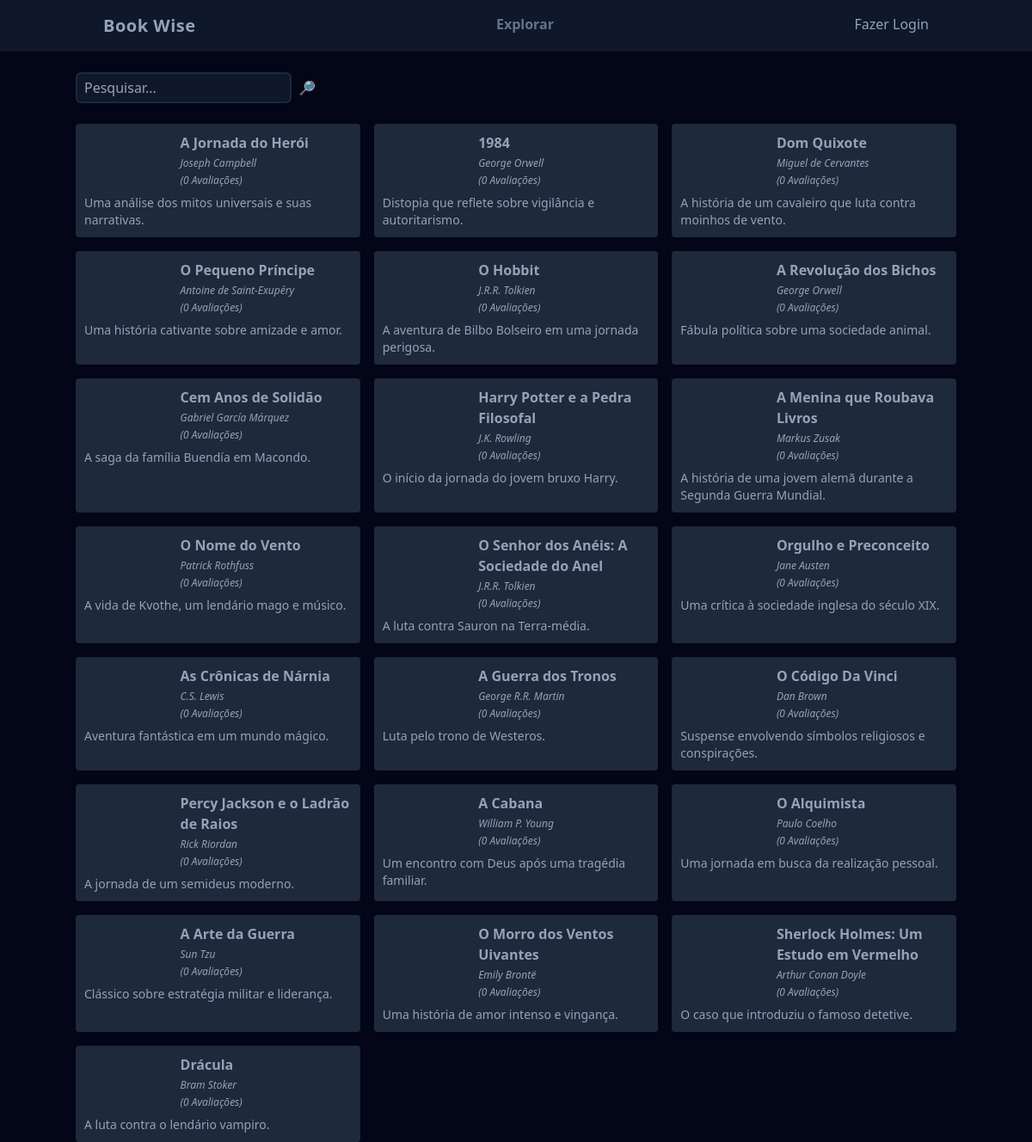
/, run on an earlier commit of the app's database.
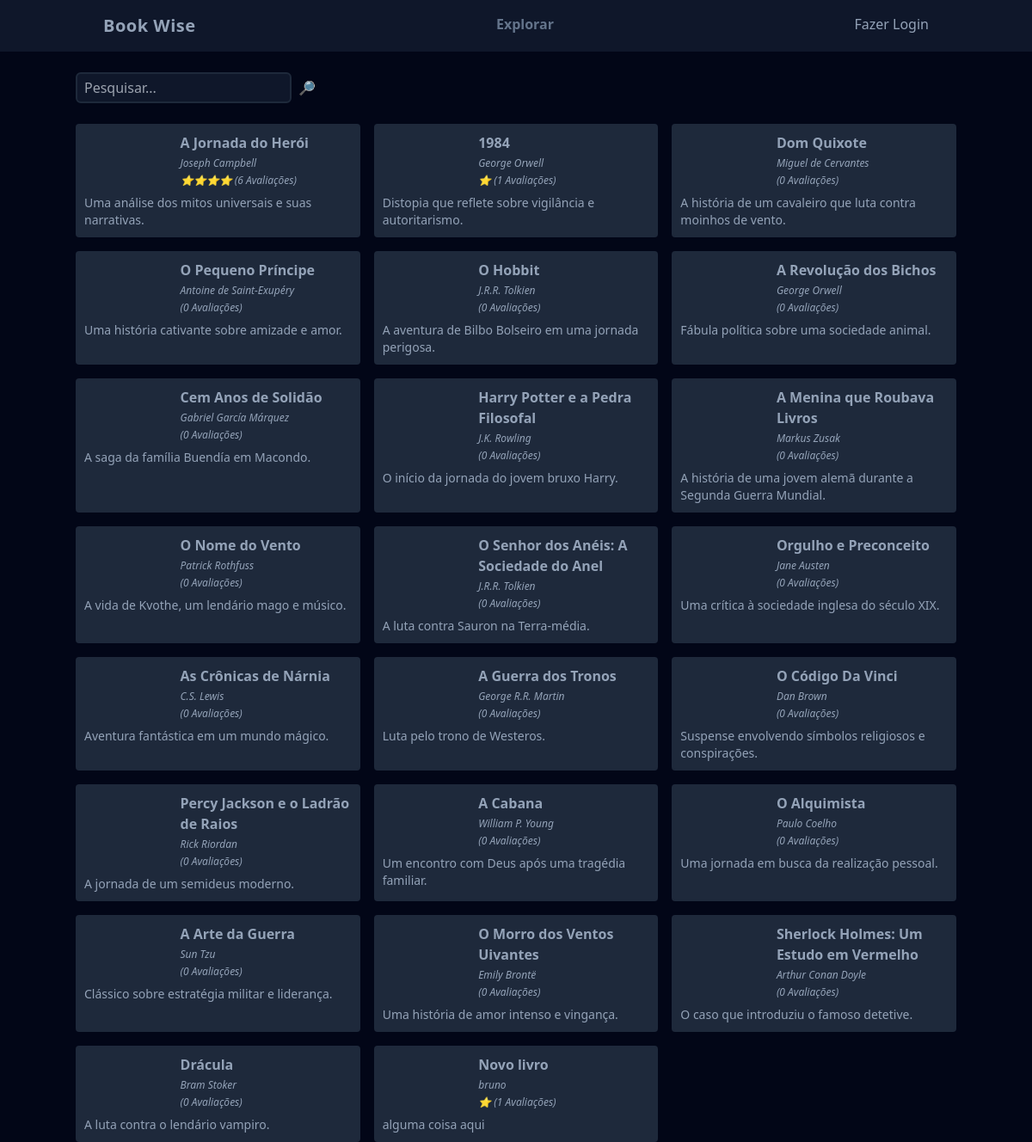
And on a later commit of the database.
### tables this page shows
CREATE TABLE livros (
  id INTEGER PRIMARY KEY,
  titulo VARCHAR(255),
  autor VARCHAR(100),
  descricao TEXT,
  ano_de_lancamento INTEGER,
  usuario_id INTEGER NOT NULL, "imagem",
  FOREIGN KEY (usuario_id) REFERENCES usuarios(id)
);

### functions.php (called while the page is built, shortened)
<?php
function view($view, $data = [])
{
    require "views/template/app.php";
}
function config($chave = null)
{
    $config = require 'config.php';
    if (strlen($chave) > 0) {
        return $config[$chave];
    }
    return $config;
}
function auth(){
    if(!isset($_SESSION['auth'])) return false;
    return $_SESSION['auth'];
}

### controllers/index.controller.php (called while the page is built)
<?php
$livros = Livro::all($_REQUEST['pesquisar'] ?? '');
view('index', compact('livros'));

### routes.php (called while the page is built, shortened)
<?php
$controller = str_replace('/', '', parse_url($_SERVER['REQUEST_URI'])['path']);
if (!$controller) $controller = 'index';
require "../controllers/{$controller}.controller.php";

### public/index.php (called while the page is built, shortened)
<?php
require '../models/Livro.php';
require '../functions.php';
require '../config.php';
require '../Database.php';
require '../routes.php';

### config.php (called while the page is built)
<?php
return [
    'database' => [
        'driver' => 'sqlite',
        'database' => '../database.sqlite',
    ],
];

### Database.php (called while the page is built, shortened)
<?php
class Database
{
    private $db;
    public function __construct($config)
    {
        $connectionString = $config['driver'] . ':' . $config['database'];
        $this->db = new PDO($connectionString);
    }
    public function query($query, $class = null, $params = [])
    {
        $prepare = $this->db->prepare($query);
        if ($class) {
            $prepare->setFetchMode(PDO::FETCH_CLASS, $class);
        }
        $prepare->execute($params);
        return $prepare;
    }
}

### models/Livro.php (called while the page is built, shortened)
<?php
class Livro
{
    public function query($where, $params){
        $database = new Database(config('database'));
        return $database->query(
         "
            select
            l.id, l.titulo, l.autor, l.descricao, l.ano_de_lancamento, l.imagem,
            round(sum(a.nota)/5.0) as nota_avaliacao,
            count(a.id) as count_avaliacoes
            from
            livros l
            left join avaliacoes a on a.livro_id = l.id
            where $where
            group by l.id,
            l.titulo,
            l.autor,
            l.descricao,
            l.ano_de_lancamento,
            l.imagem
            ", livro::class,
            $params);
    }
    public static function all($filtro = ''){
        return (new self)->query('titulo like :filtro', ['filtro' => "%$filtro%"])->fetchAll();
    }
}

### views/partials/_livros.php (the view, shortened to what this page needs)
<div class="p-2 rounded border-slate-800 border-2 bg-slate-800">
    <div class="flex gap-2">
        <div class="w-1/3">
        </div>
        <div class="flex flex-col gap-1">
            <a href="livro?id=<?= $livro->id ?>" class="font-semibold" hover: underline><?= $livro->titulo ?></a>
            <div class="text-xs italic"><?= $livro->autor ?></div>
            <div class="text-xs italic">
            <?= str_repeat('⭐', max(0, (int) $livro->nota_avaliacao)) ?>
            (<?= $livro->count_avaliacoes ?> Avaliações)
</div>
        </div>
    </div>
    <div class="text-sm mt-2"><?= $livro->descricao ?></div>
</div>

### views/template/app.php (shortened to what this page needs)
<!DOCTYPE html>
<html lang="pt-br">
<head>
    <script src="https://cdn.tailwindcss.com"></script>
</head>
<body class="bg-slate-950 text-slate-400">
    <header class="bg-slate-900">
        <nav class="mx-auto max-w-screen-lg flex justify-between px-8 py-4">
            <div class="font-bold text-xl tracking-wide">
                Book Wise
            </div>
            <ul class="flex space-x-4 font-bold">
                <li><a href="/" class="text-slate-500">Explorar</a></li>
            </ul>
            <ul>
                <?php if (auth()): ?>
                    <li><a href="/logout" class="hover:underline">Oi <?= auth()->nome ?></a></li>
                <?php else: ?>
                    <li><a href="/login" class="hover:underline">Fazer Login</a></li>
                <?php endif ?>
            </ul>
        </nav>
    </header>
    <main class="mx-auto max-w-screen-lg space-y-6">
        <?php require "../views/{$view}.view.php" ?>
    </main>
</body>
</html>

### views/index.view.php
<form class="w-full flex space-x-2 mt-6">
    <input
        type="text" name="pesquisar"
        class="border-slate-800 border-2 rounded-md bg-slate-900 text-sn focus:outline-none px-2 py-1"
        placeholder="Pesquisar..." />
    <button type="submit">🔎</button>
</form>
<section class="grid gap-4 grid-cols-1 md:grid-cols-2 lg:grid-cols-3">
<?php foreach ($livros as $livro){
           require 'partials/_livros.php';
        }?>
</section>

What changed in the data, as far as the page shows it:
shown differently, row unchanged: livros "A Jornada do Herói": nota_avaliacao (not shown) → "⭐⭐⭐⭐"; count_avaliacoes "0" → "6"
shown differently, row unchanged: livros "Distopia que reflete sobre vigilância e autoritarismo.": nota_avaliacao (not shown) → "⭐"; count_avaliacoes "0" → "1"
added livros: titulo "Novo livro", autor "bruno", nota_avaliacao "⭐", count_avaliacoes "1", descricao "alguma coisa aqui"
